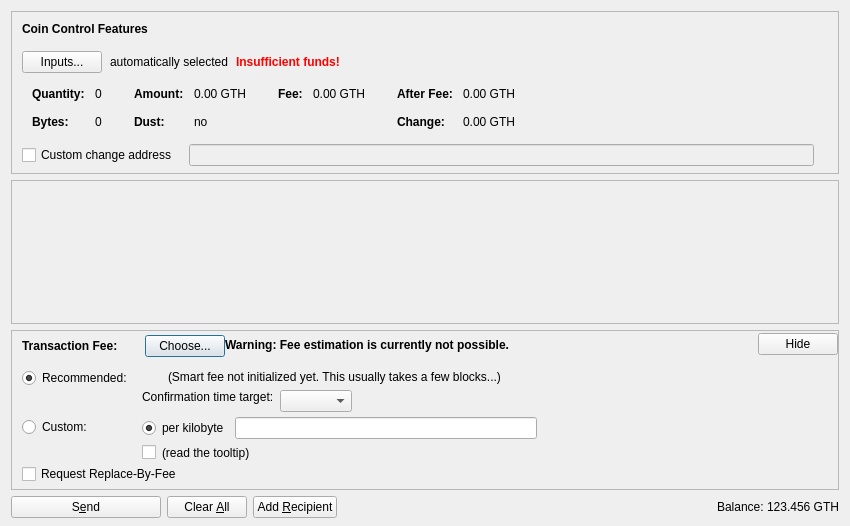
<?xml version="1.0" encoding="UTF-8"?>
<ui version="4.0">
 <class>SendCoinsDialog</class>
 <widget class="QDialog" name="SendCoinsDialog">
  <property name="geometry">
   <rect>
    <x>0</x>
    <y>0</y>
    <width>850</width>
    <height>526</height>
   </rect>
  </property>
  <property name="windowTitle">
   <string>Send Coins</string>
  </property>
  <layout class="QVBoxLayout" name="verticalLayout" stretch="0,1,0,0">
   <property name="bottomMargin">
    <number>8</number>
   </property>
   <item>
    <widget class="QFrame" name="frameCoinControl">
     <property name="sizePolicy">
      <sizepolicy hsizetype="Expanding" vsizetype="Expanding">
       <horstretch>0</horstretch>
       <verstretch>0</verstretch>
      </sizepolicy>
     </property>
     <property name="maximumSize">
      <size>
       <width>16777215</width>
       <height>16777215</height>
      </size>
     </property>
     <property name="frameShape">
      <enum>QFrame::StyledPanel</enum>
     </property>
     <property name="frameShadow">
      <enum>QFrame::Sunken</enum>
     </property>
     <layout class="QVBoxLayout" name="verticalLayoutCoinControl2">
      <property name="spacing">
       <number>0</number>
      </property>
      <property name="leftMargin">
       <number>0</number>
      </property>
      <property name="topMargin">
       <number>0</number>
      </property>
      <property name="rightMargin">
       <number>0</number>
      </property>
      <property name="bottomMargin">
       <number>6</number>
      </property>
      <item>
       <layout class="QVBoxLayout" name="verticalLayoutCoinControl" stretch="0,0,0,0,1">
        <property name="spacing">
         <number>0</number>
        </property>
        <property name="leftMargin">
         <number>10</number>
        </property>
        <property name="topMargin">
         <number>10</number>
        </property>
        <item>
         <layout class="QHBoxLayout" name="horizontalLayoutCoinControl1">
          <property name="bottomMargin">
           <number>15</number>
          </property>
          <item>
           <widget class="QLabel" name="labelCoinControlFeatures">
            <property name="sizePolicy">
             <sizepolicy hsizetype="Preferred" vsizetype="Maximum">
              <horstretch>0</horstretch>
              <verstretch>0</verstretch>
             </sizepolicy>
            </property>
            <property name="font">
             <font>
              <weight>75</weight>
              <bold>true</bold>
             </font>
            </property>
            <property name="styleSheet">
             <string notr="true">font-weight:bold;</string>
            </property>
            <property name="text">
             <string>Coin Control Features</string>
            </property>
           </widget>
          </item>
         </layout>
        </item>
        <item>
         <layout class="QHBoxLayout" name="horizontalLayoutCoinControl2" stretch="0,0,0,0">
          <property name="spacing">
           <number>8</number>
          </property>
          <property name="bottomMargin">
           <number>10</number>
          </property>
          <item>
           <widget class="QPushButton" name="pushButtonCoinControl">
            <property name="styleSheet">
             <string notr="true"/>
            </property>
            <property name="text">
             <string>Inputs...</string>
            </property>
            <property name="autoDefault">
             <bool>false</bool>
            </property>
           </widget>
          </item>
          <item>
           <widget class="QLabel" name="labelCoinControlAutomaticallySelected">
            <property name="text">
             <string>automatically selected</string>
            </property>
            <property name="margin">
             <number>5</number>
            </property>
           </widget>
          </item>
          <item>
           <widget class="QLabel" name="labelCoinControlInsuffFunds">
            <property name="font">
             <font>
              <weight>75</weight>
              <bold>true</bold>
             </font>
            </property>
            <property name="styleSheet">
             <string notr="true">color:red;font-weight:bold;</string>
            </property>
            <property name="text">
             <string>Insufficient funds!</string>
            </property>
            <property name="margin">
             <number>5</number>
            </property>
           </widget>
          </item>
          <item>
           <spacer name="horizontalSpacerCoinControl">
            <property name="orientation">
             <enum>Qt::Horizontal</enum>
            </property>
            <property name="sizeHint" stdset="0">
             <size>
              <width>40</width>
              <height>1</height>
             </size>
            </property>
           </spacer>
          </item>
         </layout>
        </item>
        <item>
         <widget class="QWidget" name="widgetCoinControl" native="true">
          <property name="sizePolicy">
           <sizepolicy hsizetype="Preferred" vsizetype="Preferred">
            <horstretch>0</horstretch>
            <verstretch>0</verstretch>
           </sizepolicy>
          </property>
          <property name="minimumSize">
           <size>
            <width>0</width>
            <height>0</height>
           </size>
          </property>
          <property name="styleSheet">
           <string notr="true"/>
          </property>
          <layout class="QHBoxLayout" name="horizontalLayoutCoinControl5">
           <property name="leftMargin">
            <number>0</number>
           </property>
           <property name="topMargin">
            <number>0</number>
           </property>
           <property name="rightMargin">
            <number>0</number>
           </property>
           <property name="bottomMargin">
            <number>0</number>
           </property>
           <item>
            <layout class="QHBoxLayout" name="horizontalLayoutCoinControl3" stretch="0,0,0,1">
             <property name="spacing">
              <number>20</number>
             </property>
             <property name="topMargin">
              <number>0</number>
             </property>
             <property name="bottomMargin">
              <number>10</number>
             </property>
             <item>
              <layout class="QFormLayout" name="formLayoutCoinControl1">
               <property name="horizontalSpacing">
                <number>10</number>
               </property>
               <property name="verticalSpacing">
                <number>14</number>
               </property>
               <property name="leftMargin">
                <number>10</number>
               </property>
               <property name="topMargin">
                <number>4</number>
               </property>
               <property name="rightMargin">
                <number>6</number>
               </property>
               <item row="0" column="0">
                <widget class="QLabel" name="labelCoinControlQuantityText">
                 <property name="font">
                  <font>
                   <weight>75</weight>
                   <bold>true</bold>
                  </font>
                 </property>
                 <property name="text">
                  <string>Quantity:</string>
                 </property>
                 <property name="margin">
                  <number>0</number>
                 </property>
                </widget>
               </item>
               <item row="0" column="1">
                <widget class="QLabel" name="labelCoinControlQuantity">
                 <property name="cursor">
                  <cursorShape>IBeamCursor</cursorShape>
                 </property>
                 <property name="contextMenuPolicy">
                  <enum>Qt::ActionsContextMenu</enum>
                 </property>
                 <property name="text">
                  <string notr="true">0</string>
                 </property>
                 <property name="margin">
                  <number>0</number>
                 </property>
                 <property name="textInteractionFlags">
                  <set>Qt::LinksAccessibleByMouse|Qt::TextSelectableByKeyboard|Qt::TextSelectableByMouse</set>
                 </property>
                </widget>
               </item>
               <item row="1" column="0">
                <widget class="QLabel" name="labelCoinControlBytesText">
                 <property name="font">
                  <font>
                   <weight>75</weight>
                   <bold>true</bold>
                  </font>
                 </property>
                 <property name="text">
                  <string>Bytes:</string>
                 </property>
                </widget>
               </item>
               <item row="1" column="1">
                <widget class="QLabel" name="labelCoinControlBytes">
                 <property name="cursor">
                  <cursorShape>IBeamCursor</cursorShape>
                 </property>
                 <property name="contextMenuPolicy">
                  <enum>Qt::ActionsContextMenu</enum>
                 </property>
                 <property name="text">
                  <string notr="true">0</string>
                 </property>
                 <property name="textInteractionFlags">
                  <set>Qt::LinksAccessibleByMouse|Qt::TextSelectableByKeyboard|Qt::TextSelectableByMouse</set>
                 </property>
                </widget>
               </item>
              </layout>
             </item>
             <item>
              <layout class="QFormLayout" name="formLayoutCoinControl2">
               <property name="horizontalSpacing">
                <number>10</number>
               </property>
               <property name="verticalSpacing">
                <number>14</number>
               </property>
               <property name="leftMargin">
                <number>6</number>
               </property>
               <property name="topMargin">
                <number>4</number>
               </property>
               <property name="rightMargin">
                <number>6</number>
               </property>
               <item row="0" column="0">
                <widget class="QLabel" name="labelCoinControlAmountText">
                 <property name="font">
                  <font>
                   <weight>75</weight>
                   <bold>true</bold>
                  </font>
                 </property>
                 <property name="text">
                  <string>Amount:</string>
                 </property>
                 <property name="margin">
                  <number>0</number>
                 </property>
                </widget>
               </item>
               <item row="0" column="1">
                <widget class="QLabel" name="labelCoinControlAmount">
                 <property name="cursor">
                  <cursorShape>IBeamCursor</cursorShape>
                 </property>
                 <property name="contextMenuPolicy">
                  <enum>Qt::ActionsContextMenu</enum>
                 </property>
                 <property name="text">
                  <string notr="true">0.00 GTH</string>
                 </property>
                 <property name="textInteractionFlags">
                  <set>Qt::LinksAccessibleByMouse|Qt::TextSelectableByKeyboard|Qt::TextSelectableByMouse</set>
                 </property>
                </widget>
               </item>
               <item row="1" column="0">
                <widget class="QLabel" name="labelCoinControlLowOutputText">
                 <property name="font">
                  <font>
                   <weight>75</weight>
                   <bold>true</bold>
                  </font>
                 </property>
                 <property name="text">
                  <string>Dust:</string>
                 </property>
                </widget>
               </item>
               <item row="1" column="1">
                <widget class="QLabel" name="labelCoinControlLowOutput">
                 <property name="cursor">
                  <cursorShape>IBeamCursor</cursorShape>
                 </property>
                 <property name="contextMenuPolicy">
                  <enum>Qt::ActionsContextMenu</enum>
                 </property>
                 <property name="text">
                  <string notr="true">no</string>
                 </property>
                 <property name="textInteractionFlags">
                  <set>Qt::LinksAccessibleByMouse|Qt::TextSelectableByKeyboard|Qt::TextSelectableByMouse</set>
                 </property>
                </widget>
               </item>
              </layout>
             </item>
             <item>
              <layout class="QFormLayout" name="formLayoutCoinControl3">
               <property name="horizontalSpacing">
                <number>10</number>
               </property>
               <property name="verticalSpacing">
                <number>14</number>
               </property>
               <property name="leftMargin">
                <number>6</number>
               </property>
               <property name="topMargin">
                <number>4</number>
               </property>
               <property name="rightMargin">
                <number>6</number>
               </property>
               <item row="0" column="0">
                <widget class="QLabel" name="labelCoinControlFeeText">
                 <property name="font">
                  <font>
                   <weight>75</weight>
                   <bold>true</bold>
                  </font>
                 </property>
                 <property name="text">
                  <string>Fee:</string>
                 </property>
                 <property name="margin">
                  <number>0</number>
                 </property>
                </widget>
               </item>
               <item row="0" column="1">
                <widget class="QLabel" name="labelCoinControlFee">
                 <property name="cursor">
                  <cursorShape>IBeamCursor</cursorShape>
                 </property>
                 <property name="contextMenuPolicy">
                  <enum>Qt::ActionsContextMenu</enum>
                 </property>
                 <property name="text">
                  <string notr="true">0.00 GTH</string>
                 </property>
                 <property name="textInteractionFlags">
                  <set>Qt::LinksAccessibleByMouse|Qt::TextSelectableByKeyboard|Qt::TextSelectableByMouse</set>
                 </property>
                </widget>
               </item>
              </layout>
             </item>
             <item>
              <layout class="QFormLayout" name="formLayoutCoinControl4">
               <property name="horizontalSpacing">
                <number>10</number>
               </property>
               <property name="verticalSpacing">
                <number>14</number>
               </property>
               <property name="leftMargin">
                <number>6</number>
               </property>
               <property name="topMargin">
                <number>4</number>
               </property>
               <property name="rightMargin">
                <number>6</number>
               </property>
               <item row="0" column="0">
                <widget class="QLabel" name="labelCoinControlAfterFeeText">
                 <property name="font">
                  <font>
                   <weight>75</weight>
                   <bold>true</bold>
                  </font>
                 </property>
                 <property name="text">
                  <string>After Fee:</string>
                 </property>
                 <property name="margin">
                  <number>0</number>
                 </property>
                </widget>
               </item>
               <item row="0" column="1">
                <widget class="QLabel" name="labelCoinControlAfterFee">
                 <property name="cursor">
                  <cursorShape>IBeamCursor</cursorShape>
                 </property>
                 <property name="contextMenuPolicy">
                  <enum>Qt::ActionsContextMenu</enum>
                 </property>
                 <property name="text">
                  <string notr="true">0.00 GTH</string>
                 </property>
                 <property name="textInteractionFlags">
                  <set>Qt::LinksAccessibleByMouse|Qt::TextSelectableByKeyboard|Qt::TextSelectableByMouse</set>
                 </property>
                </widget>
               </item>
               <item row="1" column="0">
                <widget class="QLabel" name="labelCoinControlChangeText">
                 <property name="font">
                  <font>
                   <weight>75</weight>
                   <bold>true</bold>
                  </font>
                 </property>
                 <property name="text">
                  <string>Change:</string>
                 </property>
                </widget>
               </item>
               <item row="1" column="1">
                <widget class="QLabel" name="labelCoinControlChange">
                 <property name="cursor">
                  <cursorShape>IBeamCursor</cursorShape>
                 </property>
                 <property name="contextMenuPolicy">
                  <enum>Qt::ActionsContextMenu</enum>
                 </property>
                 <property name="text">
                  <string notr="true">0.00 GTH</string>
                 </property>
                 <property name="textInteractionFlags">
                  <set>Qt::LinksAccessibleByMouse|Qt::TextSelectableByKeyboard|Qt::TextSelectableByMouse</set>
                 </property>
                </widget>
               </item>
              </layout>
             </item>
            </layout>
           </item>
          </layout>
         </widget>
        </item>
        <item>
         <layout class="QHBoxLayout" name="horizontalLayoutCoinControl4" stretch="0,0,0">
          <property name="spacing">
           <number>12</number>
          </property>
          <property name="sizeConstraint">
           <enum>QLayout::SetDefaultConstraint</enum>
          </property>
          <property name="topMargin">
           <number>5</number>
          </property>
          <property name="rightMargin">
           <number>5</number>
          </property>
          <item>
           <widget class="QCheckBox" name="checkBoxCoinControlChange">
            <property name="toolTip">
             <string>If this is activated, but the change address is empty or invalid, change will be sent to a newly generated address.</string>
            </property>
            <property name="text">
             <string>Custom change address</string>
            </property>
           </widget>
          </item>
          <item>
           <widget class="QValidatedLineEdit" name="lineEditCoinControlChange">
            <property name="enabled">
             <bool>false</bool>
            </property>
            <property name="sizePolicy">
             <sizepolicy hsizetype="Expanding" vsizetype="Fixed">
              <horstretch>0</horstretch>
              <verstretch>0</verstretch>
             </sizepolicy>
            </property>
           </widget>
          </item>
          <item>
           <widget class="QLabel" name="labelCoinControlChangeLabel">
            <property name="sizePolicy">
             <sizepolicy hsizetype="Preferred" vsizetype="Expanding">
              <horstretch>0</horstretch>
              <verstretch>0</verstretch>
             </sizepolicy>
            </property>
            <property name="minimumSize">
             <size>
              <width>0</width>
              <height>0</height>
             </size>
            </property>
            <property name="text">
             <string/>
            </property>
            <property name="margin">
             <number>3</number>
            </property>
           </widget>
          </item>
         </layout>
        </item>
        <item>
         <spacer name="verticalSpacerCoinControl">
          <property name="orientation">
           <enum>Qt::Vertical</enum>
          </property>
          <property name="sizeHint" stdset="0">
           <size>
            <width>800</width>
            <height>1</height>
           </size>
          </property>
         </spacer>
        </item>
       </layout>
      </item>
     </layout>
    </widget>
   </item>
   <item>
    <widget class="QScrollArea" name="scrollArea">
     <property name="widgetResizable">
      <bool>true</bool>
     </property>
     <widget class="QWidget" name="scrollAreaWidgetContents">
      <property name="geometry">
       <rect>
        <x>0</x>
        <y>0</y>
        <width>830</width>
        <height>104</height>
       </rect>
      </property>
      <layout class="QVBoxLayout" name="verticalLayout_2" stretch="0,1">
       <property name="leftMargin">
        <number>0</number>
       </property>
       <property name="topMargin">
        <number>0</number>
       </property>
       <property name="rightMargin">
        <number>0</number>
       </property>
       <property name="bottomMargin">
        <number>0</number>
       </property>
       <item>
        <layout class="QVBoxLayout" name="entries">
         <property name="spacing">
          <number>6</number>
         </property>
        </layout>
       </item>
       <item>
        <spacer name="verticalSpacer">
         <property name="orientation">
          <enum>Qt::Vertical</enum>
         </property>
         <property name="sizeHint" stdset="0">
          <size>
           <width>20</width>
           <height>40</height>
          </size>
         </property>
        </spacer>
       </item>
      </layout>
     </widget>
    </widget>
   </item>
   <item>
    <widget class="QFrame" name="frameFee">
     <property name="sizePolicy">
      <sizepolicy hsizetype="Expanding" vsizetype="Expanding">
       <horstretch>0</horstretch>
       <verstretch>0</verstretch>
      </sizepolicy>
     </property>
     <property name="maximumSize">
      <size>
       <width>16777215</width>
       <height>16777215</height>
      </size>
     </property>
     <property name="frameShape">
      <enum>QFrame::StyledPanel</enum>
     </property>
     <property name="frameShadow">
      <enum>QFrame::Sunken</enum>
     </property>
     <layout class="QVBoxLayout" name="verticalLayoutFee1">
      <property name="spacing">
       <number>0</number>
      </property>
      <property name="leftMargin">
       <number>0</number>
      </property>
      <property name="topMargin">
       <number>0</number>
      </property>
      <property name="rightMargin">
       <number>0</number>
      </property>
      <property name="bottomMargin">
       <number>0</number>
      </property>
      <item>
       <layout class="QVBoxLayout" name="verticalLayoutFee2" stretch="0,0,0">
        <property name="spacing">
         <number>0</number>
        </property>
        <property name="leftMargin">
         <number>10</number>
        </property>
        <property name="topMargin">
         <number>0</number>
        </property>
        <item>
         <layout class="QHBoxLayout" name="horizontalLayoutFee1">
          <property name="bottomMargin">
           <number>0</number>
          </property>
          <item>
           <layout class="QVBoxLayout" name="verticalLayoutFee7">
            <property name="spacing">
             <number>0</number>
            </property>
            <item>
             <spacer name="verticalSpacerSmartFee">
              <property name="orientation">
               <enum>Qt::Vertical</enum>
              </property>
              <property name="sizeType">
               <enum>QSizePolicy::Fixed</enum>
              </property>
              <property name="sizeHint" stdset="0">
               <size>
                <width>1</width>
                <height>4</height>
               </size>
              </property>
             </spacer>
            </item>
            <item>
             <layout class="QHBoxLayout" name="horizontalLayoutSmartFee">
              <property name="spacing">
               <number>10</number>
              </property>
              <item>
               <widget class="QLabel" name="labelFeeHeadline">
                <property name="sizePolicy">
                 <sizepolicy hsizetype="Preferred" vsizetype="Maximum">
                  <horstretch>0</horstretch>
                  <verstretch>0</verstretch>
                 </sizepolicy>
                </property>
                <property name="font">
                 <font>
                  <weight>75</weight>
                  <bold>true</bold>
                 </font>
                </property>
                <property name="styleSheet">
                 <string notr="true">font-weight:bold;</string>
                </property>
                <property name="text">
                 <string>Transaction Fee:</string>
                </property>
               </widget>
              </item>
              <item>
               <widget class="QLabel" name="labelFeeMinimized">
                <property name="text">
                 <string/>
                </property>
               </widget>
              </item>
              <item>
               <widget class="QPushButton" name="buttonChooseFee">
                <property name="text">
                 <string>Choose...</string>
                </property>
               </widget>
              </item>
             </layout>
            </item>
            <item>
             <spacer name="verticalSpacer_5">
              <property name="orientation">
               <enum>Qt::Vertical</enum>
              </property>
              <property name="sizeHint" stdset="0">
               <size>
                <width>1</width>
                <height>1</height>
               </size>
              </property>
             </spacer>
            </item>
           </layout>
          </item>
          <item>
           <widget class="QLabel" name="fallbackFeeWarningLabel">
            <property name="toolTip">
             <string>Using the fallbackfee can result in sending a transaction that will take several hours or days (or never) to confirm. Consider choosing your fee manually or wait until you have validated the complete chain.</string>
            </property>
            <property name="font">
            <font>
                <weight>75</weight>
                <bold>true</bold>
            </font>
            </property>
            <property name="text">
             <string>Warning: Fee estimation is currently not possible.</string>
            </property>
            <property name="wordWrap">
             <bool>false</bool>
            </property>
           </widget>
          </item>
          <item>
           <spacer name="horizontalSpacer_4">
            <property name="orientation">
             <enum>Qt::Horizontal</enum>
            </property>
            <property name="sizeType">
             <enum>QSizePolicy::MinimumExpanding</enum>
            </property>
            <property name="sizeHint" stdset="0">
             <size>
              <width>40</width>
              <height>20</height>
             </size>
            </property>
           </spacer>
          </item>
          <item>
           <widget class="QPushButton" name="buttonMinimizeFee">
            <property name="toolTip">
             <string>collapse fee-settings</string>
            </property>
            <property name="text">
             <string>Hide</string>
            </property>
           </widget>
          </item>
         </layout>
        </item>
        <item>
         <widget class="QFrame" name="frameFeeSelection">
          <layout class="QVBoxLayout" name="verticalLayoutFee12">
           <property name="spacing">
            <number>0</number>
           </property>
           <property name="leftMargin">
            <number>0</number>
           </property>
           <property name="topMargin">
            <number>0</number>
           </property>
           <property name="rightMargin">
            <number>0</number>
           </property>
           <property name="bottomMargin">
            <number>0</number>
           </property>
           <item>
            <layout class="QGridLayout" name="gridLayoutFee">
             <property name="topMargin">
              <number>10</number>
             </property>
             <property name="bottomMargin">
              <number>4</number>
             </property>
             <property name="horizontalSpacing">
              <number>10</number>
             </property>
             <property name="verticalSpacing">
              <number>4</number>
             </property>
             <item row="1" column="1">
              <layout class="QVBoxLayout" name="verticalLayoutFee8">
               <property name="spacing">
                <number>6</number>
               </property>
               <item>
                <layout class="QHBoxLayout" name="horizontalLayoutFee13">
                 <item>
                  <widget class="QRadioButton" name="radioCustomPerKilobyte">
                   <property name="toolTip">
                    <string>If the custom fee is set to 1000 satoshis and the transaction is only 250 bytes, then &quot;per kilobyte&quot; only pays 250 satoshis in fee, while &quot;total at least&quot; pays 1000 satoshis. For transactions bigger than a kilobyte both pay by kilobyte.</string>
                   </property>
                   <property name="text">
                    <string>per kilobyte</string>
                   </property>
                   <property name="checked">
                    <bool>true</bool>
                   </property>
                   <attribute name="buttonGroup">
                    <string notr="true">groupCustomFee</string>
                   </attribute>
                  </widget>
                 </item>
                 <item>
                  <widget class="BitcoinAmountField" name="customFee"/>
                 </item>
                 <item>
                  <spacer name="horizontalSpacer_6">
                   <property name="orientation">
                    <enum>Qt::Horizontal</enum>
                   </property>
                   <property name="sizeHint" stdset="0">
                    <size>
                     <width>1</width>
                     <height>1</height>
                    </size>
                   </property>
                  </spacer>
                 </item>
                </layout>
               </item>
               <item>
                <layout class="QHBoxLayout" name="horizontalLayoutFee8">
                 <item>
                  <widget class="QCheckBox" name="checkBoxMinimumFee">
                   <property name="toolTip">
                    <string>Paying only the minimum fee is just fine as long as there is less transaction volume than space in the blocks. But be aware that this can end up in a never confirming transaction once there is more demand for gorillcoin transactions than the network can process.</string>
                   </property>
                   <property name="text">
                    <string/>
                   </property>
                  </widget>
                 </item>
                 <item>
                  <widget class="QLabel" name="labelMinFeeWarning">
                   <property name="enabled">
                    <bool>true</bool>
                   </property>
                   <property name="toolTip">
                    <string>Paying only the minimum fee is just fine as long as there is less transaction volume than space in the blocks. But be aware that this can end up in a never confirming transaction once there is more demand for gorillcoin transactions than the network can process.</string>
                   </property>
                   <property name="text">
                    <string>(read the tooltip)</string>
                   </property>
                   <property name="margin">
                    <number>5</number>
                   </property>
                  </widget>
                 </item>
                 <item>
                  <spacer name="horizontalSpacer_2">
                   <property name="orientation">
                    <enum>Qt::Horizontal</enum>
                   </property>
                   <property name="sizeHint" stdset="0">
                    <size>
                     <width>1</width>
                     <height>1</height>
                    </size>
                   </property>
                  </spacer>
                 </item>
                </layout>
               </item>
              </layout>
             </item>
             <item row="0" column="0">
              <layout class="QVBoxLayout" name="verticalLayoutFee4" stretch="0,1">
               <item>
                <widget class="QRadioButton" name="radioSmartFee">
                 <property name="text">
                  <string>Recommended:</string>
                 </property>
                 <property name="checked">
                  <bool>true</bool>
                 </property>
                 <attribute name="buttonGroup">
                  <string notr="true">groupFee</string>
                 </attribute>
                </widget>
               </item>
               <item>
                <spacer name="verticalSpacer_2">
                 <property name="orientation">
                  <enum>Qt::Vertical</enum>
                 </property>
                 <property name="sizeHint" stdset="0">
                  <size>
                   <width>1</width>
                   <height>1</height>
                  </size>
                 </property>
                </spacer>
               </item>
              </layout>
             </item>
             <item row="1" column="0">
              <layout class="QVBoxLayout" name="verticalLayoutFee9" stretch="0,1">
               <item>
                <widget class="QRadioButton" name="radioCustomFee">
                 <property name="text">
                  <string>Custom:</string>
                 </property>
                 <attribute name="buttonGroup">
                  <string notr="true">groupFee</string>
                 </attribute>
                </widget>
               </item>
               <item>
                <spacer name="verticalSpacer_6">
                 <property name="orientation">
                  <enum>Qt::Vertical</enum>
                 </property>
                 <property name="sizeHint" stdset="0">
                  <size>
                   <width>1</width>
                   <height>1</height>
                  </size>
                 </property>
                </spacer>
               </item>
              </layout>
             </item>
             <item row="0" column="1">
              <layout class="QVBoxLayout" name="verticalLayoutFee3" stretch="0,0,1">
               <property name="spacing">
                <number>6</number>
               </property>
               <property name="topMargin">
                <number>2</number>
               </property>
               <item>
                <layout class="QHBoxLayout" name="horizontalLayoutFee12">
                 <item>
                  <widget class="QLabel" name="labelSmartFee">
                   <property name="text">
                    <string/>
                   </property>
                   <property name="margin">
                    <number>2</number>
                   </property>
                  </widget>
                 </item>
                 <item>
                  <widget class="QLabel" name="labelFeeEstimation">
                   <property name="text">
                    <string/>
                   </property>
                  </widget>
                 </item>
                 <item>
                  <widget class="QLabel" name="labelSmartFee2">
                   <property name="text">
                    <string>(Smart fee not initialized yet. This usually takes a few blocks...)</string>
                   </property>
                   <property name="margin">
                    <number>2</number>
                   </property>
                  </widget>
                 </item>
                 <item>
                  <spacer name="horizontalSpacer_5">
                   <property name="orientation">
                    <enum>Qt::Horizontal</enum>
                   </property>
                   <property name="sizeHint" stdset="0">
                    <size>
                     <width>1</width>
                     <height>1</height>
                    </size>
                   </property>
                  </spacer>
                 </item>
                </layout>
               </item>
               <item>
                <layout class="QHBoxLayout" name="horizontalLayoutFee9">
                 <item>
                  <layout class="QVBoxLayout" name="verticalLayoutFee6">
                   <item>
                    <widget class="QLabel" name="labelSmartFee3">
                     <property name="text">
                      <string>Confirmation time target:</string>
                     </property>
                     <property name="margin">
                      <number>2</number>
                     </property>
                    </widget>
                   </item>
                   <item>
                    <spacer name="verticalSpacer_3">
                     <property name="orientation">
                      <enum>Qt::Vertical</enum>
                     </property>
                     <property name="sizeHint" stdset="0">
                      <size>
                       <width>1</width>
                       <height>1</height>
                      </size>
                     </property>
                    </spacer>
                   </item>
                  </layout>
                 </item>
                 <item>
                  <layout class="QVBoxLayout" name="verticalLayoutFee5">
                   <property name="rightMargin">
                    <number>30</number>
                   </property>
                   <item>
                    <layout class="QHBoxLayout" name="horizontalLayoutConfTarget">
                     <property name="bottomMargin">
                      <number>0</number>
                     </property>
                     <item>
                      <widget class="QComboBox" name="confTargetSelector"/>
                     </item>
                     <item>
                      <spacer name="horizontalSpacerConfTarget">
                       <property name="orientation">
                        <enum>Qt::Horizontal</enum>
                       </property>
                       <property name="sizeHint" stdset="0">
                        <size>
                         <width>40</width>
                         <height>20</height>
                        </size>
                       </property>
                      </spacer>
                     </item>
                    </layout>
                   </item>
                  </layout>
                 </item>
                </layout>
               </item>
               <item>
                <spacer name="verticalSpacer_4">
                 <property name="orientation">
                  <enum>Qt::Vertical</enum>
                 </property>
                 <property name="sizeHint" stdset="0">
                  <size>
                   <width>1</width>
                   <height>1</height>
                  </size>
                 </property>
                </spacer>
               </item>
              </layout>
             </item>
            </layout>
           </item>
           <item>
            <widget class="QCheckBox" name="optInRBF">
             <property name="text">
              <string>Request Replace-By-Fee</string>
             </property>
             <property name="toolTip">
              <string>Indicates that the sender may wish to replace this transaction with a new one paying higher fees (prior to being confirmed).</string>
             </property>
            </widget>
           </item>
          </layout>
         </widget>
        </item>
        <item>
         <spacer name="verticalSpacerFee">
          <property name="orientation">
           <enum>Qt::Vertical</enum>
          </property>
          <property name="sizeHint" stdset="0">
           <size>
            <width>40</width>
            <height>5</height>
           </size>
          </property>
         </spacer>
        </item>
       </layout>
      </item>
     </layout>
    </widget>
   </item>
   <item>
    <layout class="QHBoxLayout" name="horizontalLayout">
     <item>
      <widget class="QPushButton" name="sendButton">
       <property name="minimumSize">
        <size>
         <width>150</width>
         <height>0</height>
        </size>
       </property>
       <property name="toolTip">
        <string>Confirm the send action</string>
       </property>
       <property name="text">
        <string>S&amp;end</string>
       </property>
       <property name="icon">
        <iconset resource="../bitcoin.qrc">
         <normaloff>:/icons/send</normaloff>:/icons/send</iconset>
       </property>
       <property name="autoDefault">
        <bool>false</bool>
       </property>
       <property name="default">
        <bool>false</bool>
       </property>
      </widget>
     </item>
     <item>
      <widget class="QPushButton" name="clearButton">
       <property name="sizePolicy">
        <sizepolicy hsizetype="Minimum" vsizetype="Fixed">
         <horstretch>0</horstretch>
         <verstretch>0</verstretch>
        </sizepolicy>
       </property>
       <property name="toolTip">
        <string>Clear all fields of the form.</string>
       </property>
       <property name="text">
        <string>Clear &amp;All</string>
       </property>
       <property name="icon">
        <iconset resource="../bitcoin.qrc">
         <normaloff>:/icons/remove</normaloff>:/icons/remove</iconset>
       </property>
       <property name="autoDefault">
        <bool>false</bool>
       </property>
      </widget>
     </item>
     <item>
      <widget class="QPushButton" name="addButton">
       <property name="toolTip">
        <string>Send to multiple recipients at once</string>
       </property>
       <property name="text">
        <string>Add &amp;Recipient</string>
       </property>
       <property name="icon">
        <iconset resource="../bitcoin.qrc">
         <normaloff>:/icons/add</normaloff>:/icons/add</iconset>
       </property>
       <property name="autoDefault">
        <bool>false</bool>
       </property>
      </widget>
     </item>
     <item>
      <spacer name="horizontalSpacer">
       <property name="orientation">
        <enum>Qt::Horizontal</enum>
       </property>
       <property name="sizeHint" stdset="0">
        <size>
         <width>40</width>
         <height>20</height>
        </size>
       </property>
      </spacer>
     </item>
     <item>
      <layout class="QHBoxLayout" name="horizontalLayout_2">
       <property name="spacing">
        <number>3</number>
       </property>
       <item>
        <widget class="QLabel" name="label">
         <property name="sizePolicy">
          <sizepolicy hsizetype="Preferred" vsizetype="Fixed">
           <horstretch>0</horstretch>
           <verstretch>0</verstretch>
          </sizepolicy>
         </property>
         <property name="text">
          <string>Balance:</string>
         </property>
        </widget>
       </item>
       <item>
        <widget class="QLabel" name="labelBalance">
         <property name="sizePolicy">
          <sizepolicy hsizetype="Preferred" vsizetype="Fixed">
           <horstretch>0</horstretch>
           <verstretch>0</verstretch>
          </sizepolicy>
         </property>
         <property name="cursor">
          <cursorShape>IBeamCursor</cursorShape>
         </property>
         <property name="text">
          <string notr="true">123.456 GTH</string>
         </property>
         <property name="textInteractionFlags">
          <set>Qt::LinksAccessibleByMouse|Qt::TextSelectableByKeyboard|Qt::TextSelectableByMouse</set>
         </property>
        </widget>
       </item>
      </layout>
     </item>
    </layout>
   </item>
  </layout>
 </widget>
 <customwidgets>
  <customwidget>
   <class>QValidatedLineEdit</class>
   <extends>QLineEdit</extends>
   <header>qvalidatedlineedit.h</header>
  </customwidget>
  <customwidget>
   <class>BitcoinAmountField</class>
   <extends>QLineEdit</extends>
   <header>bitcoinamountfield.h</header>
   <container>1</container>
  </customwidget>
 </customwidgets>
 <resources>
  <include location="../bitcoin.qrc"/>
 </resources>
 <connections/>
 <buttongroups>
  <buttongroup name="groupFee"/>
  <buttongroup name="groupCustomFee"/>
 </buttongroups>
</ui>
